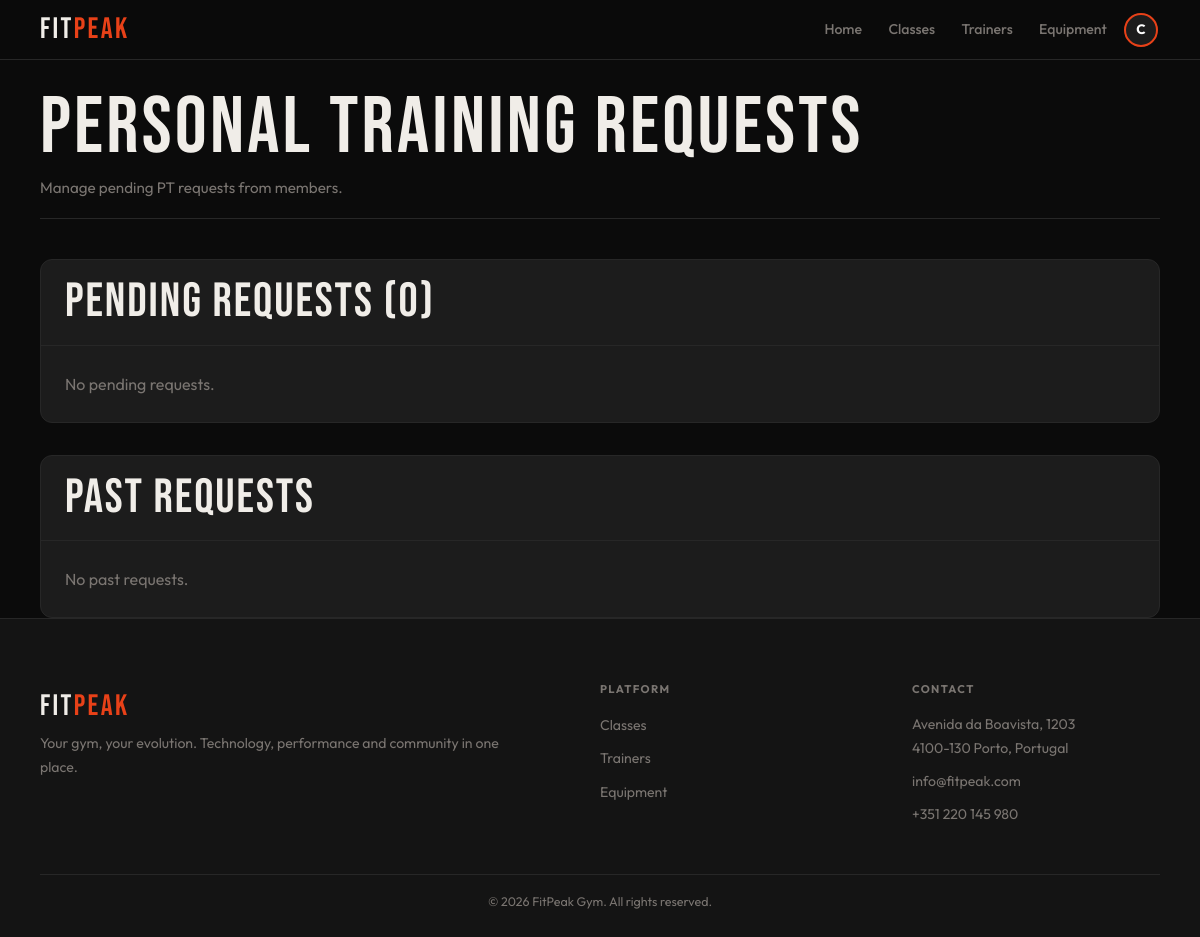
/trainer/pt_requests.php (signed in), run on an earlier commit of the app's database.
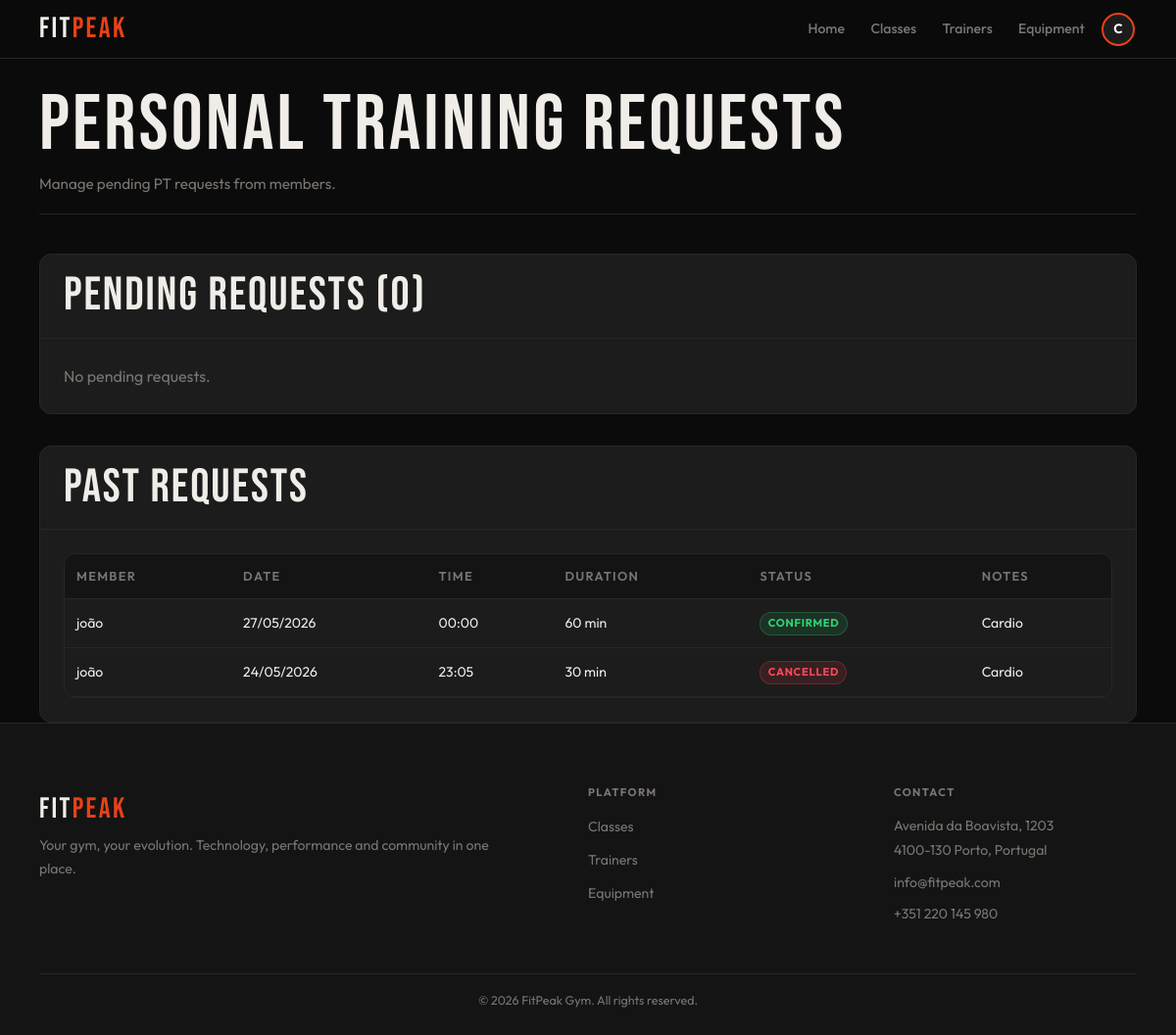
And on a later commit of the database.
### tables this page shows
CREATE TABLE personal_bookings (
    id INTEGER PRIMARY KEY AUTOINCREMENT,
    member_id INTEGER NOT NULL,
    trainer_id INTEGER NOT NULL,
    booking_date DATE NOT NULL,
    start_time TEXT NOT NULL,
    duration_min INTEGER DEFAULT 60,
    status TEXT DEFAULT 'pending' CHECK(status IN ('pending','confirmed','cancelled')),
    notes TEXT,
    created_at DATETIME DEFAULT CURRENT_TIMESTAMP,
    FOREIGN KEY(member_id) REFERENCES users(id) ON DELETE CASCADE,
    FOREIGN KEY(trainer_id) REFERENCES users(id) ON DELETE CASCADE
);

CREATE TABLE users (
    id INTEGER PRIMARY KEY AUTOINCREMENT,
    name TEXT NOT NULL,
    username TEXT UNIQUE NOT NULL,
    email TEXT UNIQUE NOT NULL,
    password TEXT NOT NULL,
    role TEXT NOT NULL DEFAULT 'member' CHECK(role IN ('member','trainer','admin')),
    photo TEXT DEFAULT NULL,
    active INTEGER NOT NULL DEFAULT 1,
    created_at DATETIME DEFAULT CURRENT_TIMESTAMP
, is_admin INTEGER NOT NULL DEFAULT 0);

### db/personal_bookings.php (called while the page is built, shortened)
<?php
function getTrainerPendingRequests($pdo, $trainerId) {
    $stmt = $pdo->prepare("
        SELECT pb.*, u.name as member_name, u.email as member_email
        FROM personal_bookings pb
        JOIN users u ON pb.member_id = u.id
        WHERE pb.trainer_id = ? AND pb.status = 'pending'
        ORDER BY pb.booking_date ASC, pb.start_time ASC
    ");
    $stmt->execute([$trainerId]);
    return $stmt->fetchAll(PDO::FETCH_ASSOC);
}
function getTrainerPastRequests($pdo, $trainerId, $limit = 10) {
    $stmt = $pdo->prepare("
        SELECT pb.*, u.name as member_name
        FROM personal_bookings pb
        JOIN users u ON pb.member_id = u.id
        WHERE pb.trainer_id = ? AND pb.status IN ('confirmed', 'cancelled')
        ORDER BY pb.booking_date DESC, pb.start_time DESC
        LIMIT ?
    ");
    $stmt->execute([$trainerId, $limit]);
    return $stmt->fetchAll(PDO::FETCH_ASSOC);
}

### trainer/pt_requests.php (the view, shortened to what this page needs)
<?php
require_once '../includes/header.php';
require_once '../includes/footer.php';
require_once '../db/personal_bookings.php';
$pdo = getDatabaseConnection();
$trainerId = $_SESSION['user_id'];
$pendingRequests = getTrainerPendingRequests($pdo, $trainerId);
$pastRequests = getTrainerPastRequests($pdo, $trainerId, 10);
output_header('pt_requests.css');
?>
<main class="main">
    <div class="container">
        <header class="page-header">
            <h1>Personal Training Requests</h1>
            <p>Manage pending PT requests from members.</p>
        </header>
        <div class="card">
            <div class="card-head">
                <h2>Pending Requests (<?= count($pendingRequests) ?>)</h2>
            </div>
            <div class="card-body">
                <?php if (empty($pendingRequests)): ?>
                    <p class="text-muted">No pending requests.</p>
                <?php endif; ?>
            </div>
        </div>
        <div class="card" id ="past-requests">
            <div class="card-head">
                <h2>Past Requests</h2>
            </div>
            <div class="card-body">
                <?php if (empty($pastRequests)): ?>
                    <p class="text-muted">No past requests.</p>
                <?php else: ?>
                    <div class="table-wrap">
                        <table class="requests-table">
                            <thead><tr><th>Member</th><th>Date</th><th>Time</th><th>Duration</th><th>Status</th><th>Notes</th></tr></thead>
                            <tbody>
                                <?php foreach ($pastRequests as $req): ?>
                                    <tr>
                                        <td><?= htmlspecialchars($req['member_name']) ?></td>
                                        <td><?= date('d/m/Y', strtotime($req['booking_date'])) ?></td>
                                        <td><?= htmlspecialchars($req['start_time']) ?></td>
                                        <td><?= $req['duration_min'] ?> min</td>
                                        <td><?= $req['status'] === 'confirmed' ? '<span class="badge badge-success">Confirmed</span>' : '<span class="badge badge-danger">Cancelled</span>' ?></td>
                                        <td><?= htmlspecialchars($req['notes'] ?: '—') ?></td>
                                    </tr>
                                <?php endforeach; ?>
                            </tbody>
                        </table>
                    </div>
                <?php endif; ?>
            </div>
        </div>
    </div>
</main>
<?php output_footer(); ?>

### includes/header.php (shortened to what this page needs)
<?php
if (!function_exists('output_header')) {
    function output_header($pageCss) {
        $loggedIn = isset($_SESSION['user_id']);
        $userName = $_SESSION['user_name'] ?? '';
        $userRole = $_SESSION['role'] ?? '';
        $userPhoto = $_SESSION['user_photo'] ?? null;
        $userIsAdmin = !empty($_SESSION['is_admin']) || $userRole === 'admin';
        $currentPath = $_SERVER['PHP_SELF'] ?? '';
        $isAdminArea = strpos($currentPath, '/admin/') !== false;
        $avatarHtml = '';
        if ($loggedIn) {
            $initial = strtoupper(substr($userName, 0, 1));
            if (!empty($userPhoto)) {
                $avatarHtml = '<img src="' . htmlspecialchars($userPhoto) . '" alt="' . htmlspecialchars($userName) . '" class="avatar-img">';
            } else {
                $avatarHtml = '<span class="avatar-initial">' . htmlspecialchars($initial) . '</span>';
            }
        }
        if ($loggedIn && $isAdminArea && $userIsAdmin) {
            $headerArea = 'admin';
        } elseif ($loggedIn && $userRole === 'member') {
            $headerArea = 'member';
        } elseif ($loggedIn && $userRole === 'trainer') {
            $headerArea = 'trainer';
        } elseif ($loggedIn && $userRole === 'admin') {
            $headerArea = 'admin';
        } else {
            $headerArea = 'public';
        }
        if ($headerArea === 'member') {
            $logoLink = '../member/dashboard.php';
            $profileLink = '../member/profile.php';
        } elseif ($headerArea === 'trainer') {
            $logoLink = '../trainer/dashboard.php';
        } elseif ($headerArea === 'admin') {
            $logoLink = '../admin/dashboard.php';
            $profileLink = '../admin/profile.php';
        } else {
            $logoLink = '../index.php';
            $profileLink = '../pages/login.php';
        }
?>
<!DOCTYPE html>
<html lang="en">
<head>
    <link rel="stylesheet" href="../css/base.css">
    <link rel="stylesheet" href="../css/components.css">
    <link rel="stylesheet" href="../css/pages/<?= htmlspecialchars($pageCss) ?>">
</head>
<body>
<header>
    <nav class="navbar" aria-label="Main navigation">
        <a href="<?= htmlspecialchars($logoLink) ?>" class="logo">FIT<span>PEAK</span></a>
        <ul class="nav-menu">
            <?php if ($headerArea === 'member'): ?>
                <li><a href="../member/dashboard.php">Home</a></li>
                <li><a href="../member/classes.php">Classes</a></li>
                <li><a href="../member/trainers.php">Trainers</a></li>
                <li><a href="../member/equipment.php">Equipment</a></li>
                <?php if ($userIsAdmin): ?>
                    <li><a href="../pages/choose_area.php" class="nav-login">Switch Area</a></li>
                <?php endif; ?>
                <li class="nav-avatar">
                    <a href="../member/profile.php" class="avatar-link" title="My Profile">
                        <div class="avatar">
                            <?= $avatarHtml ?>
                        </div>
                    </a>
                </li>
            <?php elseif ($headerArea === 'trainer'): ?>
                <li><a href="../trainer/dashboard.php">Home</a></li>
                <li><a href="../trainer/classes.php">Classes</a></li>
                <li><a href="../trainer/trainers.php">Trainers</a></li>
                <li><a href="../trainer/equipment.php">Equipment</a></li>
                <li class="nav-avatar">
                    <a href="../trainer/profile.php" class="avatar-link" title="My Profile">
                        <div class="avatar">
                            <?= $avatarHtml ?>
                        </div>
                    </a>
                </li>
            <?php endif; ?>
        </ul>
    </nav>
</header>
<?php
    }
}
?>

### includes/footer.php
<?php
function output_footer($basePath = '') { ?>
    <footer class="site-footer">
        <div class="container">
            <div class="footer-grid">
                <div class="footer-box">
                    <span class="logo">FIT<span>PEAK</span></span>
                    <p>Your gym, your evolution. Technology, performance and community in one place.</p>
                </div>
                <div class="footer-box">
                    <h3>Platform</h3>
                    <ul>
                        <li><a href="<?= $basePath ?>classes.php">Classes</a></li>
                        <li><a href="<?= $basePath ?>trainers.php">Trainers</a></li>
                        <li><a href="<?= $basePath ?>equipment.php">Equipment</a></li>
                    </ul>
                </div>
                <div class="footer-box">
                    <h3>Contact</h3>
                    <p>Avenida da Boavista, 1203<br>4100-130 Porto, Portugal</p>
                    <p>info@fitpeak.com</p>
                    <p>+351 220 145 980</p>
                </div>
            </div>
            <div class="footer-bottom">
                <p>&copy; 2026 FitPeak Gym. All rights reserved.</p>
            </div>
        </div>
    </footer>
    </body>
    </html>
<?php } ?>

### css/base.css (style rules this page uses)
:root { --bg: #0b0b0b; --surface: #141414; --card: #1c1c1c; --border: #272727; --accent: #e84118; --accent-glow: rgba(232, 65, 24, 0.28); --text: #f0ede8; --muted: #7a7571; --success: #2ed573; --warning: #ffa502; --danger: #ff4757; --info: #1e90ff; --ff-display: 'Bebas Neue', sans-serif; --ff-body: 'Outfit', sans-serif; --sp-xs: 0.25rem; --sp-sm: 0.5rem; --sp-md: 1rem; --sp-lg: clamp(1rem, 3vw, 1.5rem); --sp-xl: clamp(1.5rem, 5vw, 2.5rem); --sp-2xl: clamp(2rem, 7vw, 4rem); --nav-h: 60px; --r-sm: 6px; --r-md: 12px; --r-pill: 999px; --touch: 44px; --max-w: 1200px; --shadow-a: 0 0 24px var(--accent-glow); --t: 0.22s cubic-bezier(0.4, 0, 0.2, 1); }
*, *::before, *::after { box-sizing: border-box; margin: 0; padding: 0; }
html { font-size: 16px; scroll-behavior: smooth; -webkit-text-size-adjust: 100%; }
body { font-family: var(--ff-body); background: var(--bg); color: var(--text); line-height: 1.6; min-height: 100dvh; display: flex; flex-direction: column; overflow-x: hidden; }
a { color: inherit; text-decoration: none; }
ul, ol { list-style: none; }
h1, h2, h3, h4, h5, h6 { font-family: var(--ff-display); letter-spacing: 0.04em; line-height: 1.1; font-weight: 400; }
h1 { font-size: clamp(2.2rem, 7vw, 5rem); }
h2 { font-size: clamp(1.6rem, 5vw, 3rem); }
h3, h4 { font-size: clamp(1rem, 2.5vw, 1.2rem); font-family: var(--ff-body); font-weight: 600; }
p { line-height: 1.75; }
.container { width: 100%; max-width: var(--max-w); margin-inline: auto; padding-inline: var(--sp-md); }
.main { flex: 1; padding-top: var(--nav-h); }
.text-muted { color: var(--muted); }
@media (min-width: 640px) { .container { padding-inline: var(--sp-lg); } }
@media (min-width: 1024px) { .container { padding-inline: var(--sp-xl); } }

### css/pages/pt_requests.css (style rules this page uses)
.requests-table { width: 100%; border-collapse: collapse; }
.requests-table th, .requests-table td { padding: 0.75rem; text-align: left; border-bottom: 1px solid var(--border); }
.requests-table th { color: var(--muted); font-weight: 600; font-size: 0.8rem; }
#past-requests { margin-top: 2rem; }

What changed in the data, as far as the page shows it:
added personal_bookings: member.name "joão", booking_date "27/05/2026", start_time "00:00", duration_min "60", status "CONFIRMED", notes "Cardio"
added personal_bookings: member.name "joão", booking_date "24/05/2026", start_time "23:05", duration_min "30", status "CANCELLED", notes "Cardio"
Also different on the page:
text no longer shown: "No past requests."
text now shown: "MEMBER DATE TIME DURATION STATUS NOTES"
